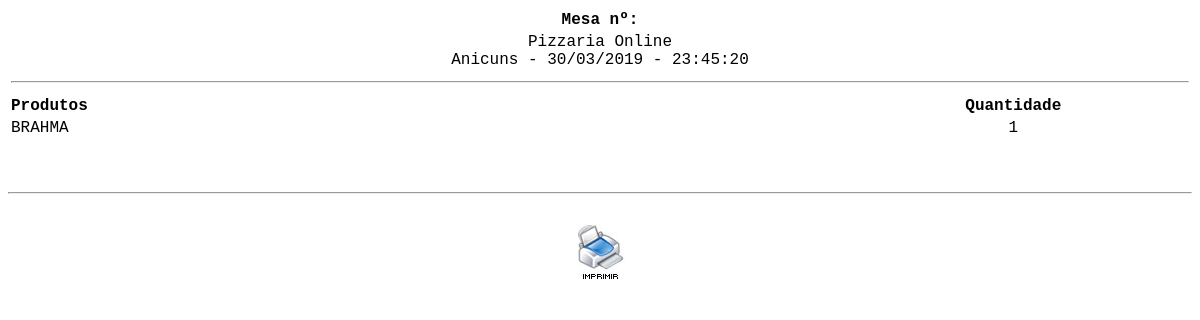
Page /cozinha.php on the earlier database version.
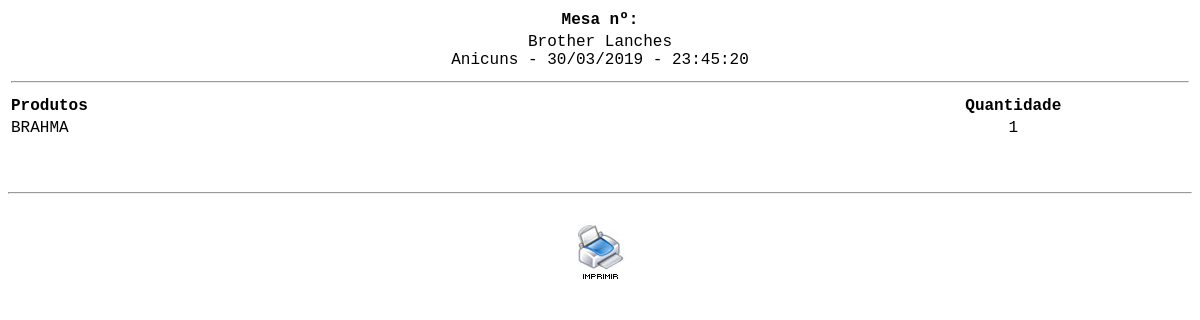
Same page on the later database version.
### tables this page shows
CREATE TABLE `config` (
  `id_conf` int(30) NOT NULL,
  `empresa` varchar(200) NOT NULL,
  `telefone` varchar(30) NOT NULL,
  `pgarcon` int(10) NOT NULL,
  `ativo` int(2) NOT NULL
);

### cozinha.php (the view, shortened to what this page needs)
<?php
$sql = mysql_query("SELECT * FROM config");
$ver = mysql_fetch_array($sql);
?>
<!DOCTYPE html PUBLIC "-//W3C//DTD XHTML 1.0 Transitional//EN" "http://www.w3.org/TR/xhtml1/DTD/xhtml1-transitional.dtd">
<html xmlns="http://www.w3.org/1999/xhtml">
<head>
</head>
<body>
<table width="100%" border="0" class="inputs">
  <tr>
  <?php
 $mesa = $_GET['id_mesa'];
  ?>
  <td align="center"><strong><span class="titulo">Mesa nº: <?php echo $mesa ?></span></strong></td>
  </tr>
  <tr>
    <td align="center"><?php echo $ver['empresa']?> <br/> Anicuns - <?php echo date("d/m/Y - H:i:s"); ?></td>
  </tr>
    <tr>
    <td><hr/></td>
    </tr>
</table>
<table width="100%">
    <tr>
	  <td width="70%"><strong>Produtos</strong></td>
	  <td width="30%" align="center"><strong>Quantidade</strong></td>
  </tr>
	<?php
	$mostra = mysql_query("SELECT produto, SUM(qtd) AS quantidade FROM cozinha GROUP BY produto ")or die(mysql_error());
	while($ver = mysql_fetch_array($mostra)){
		$qtd = $ver['quantidade'];
	?>
  <tr class="fontcomanda">
    <td align="left" bgcolor="#FFFFFF" class="btn"><?php echo $ver['produto']; ?> </td>
    <td align="center" bgcolor="#FFFFFF" class="btn"><?php echo $qtd; ?></td>
  </tr>
  <?php } ?>
	<tr class="fontcomanda">
	  <td colspan="2" align="left" class="btn">&nbsp;</td>
  </tr>
	<tr class="fontcomanda">
	  <td colspan="2" align="center" class="btn"></td>
  </tr>
</table>
 <br/>
<hr />
<br/>
<table width="100%">
	<tr class="fontcomanda">
	  <td width="100%" colspan="3" align="center" class="btn"><a href="?deleta=deleta" onClick="window.print();"><img src="imagens/icon_imprime.jpg" width="60" height="60" border="0" /></a></td>
  </tr>
    </table>
</body>
</html>

Differences in the rows shown:
changed config: empresa "Pizzaria Online" → "Brother Lanches"
